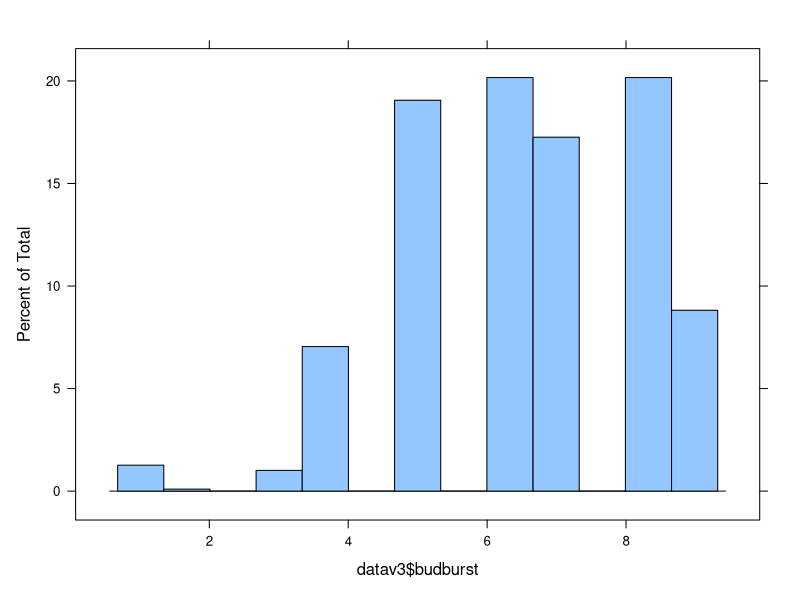
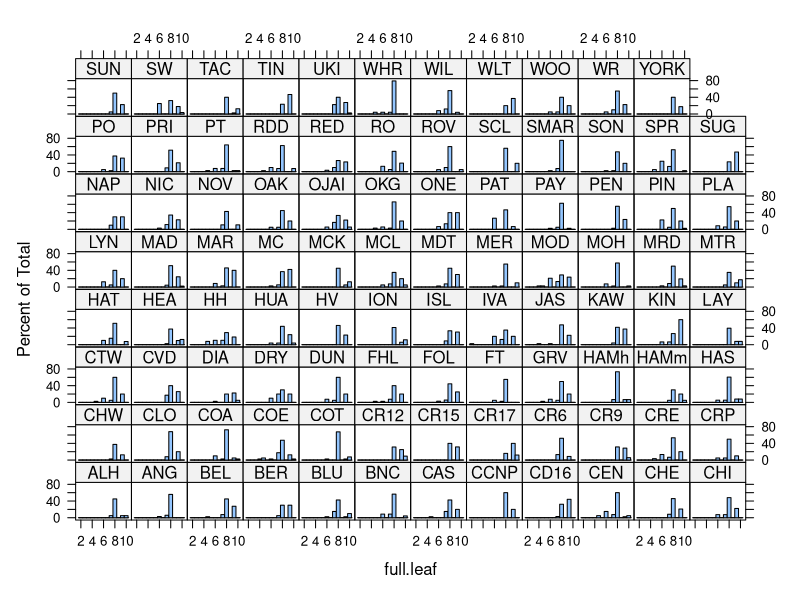
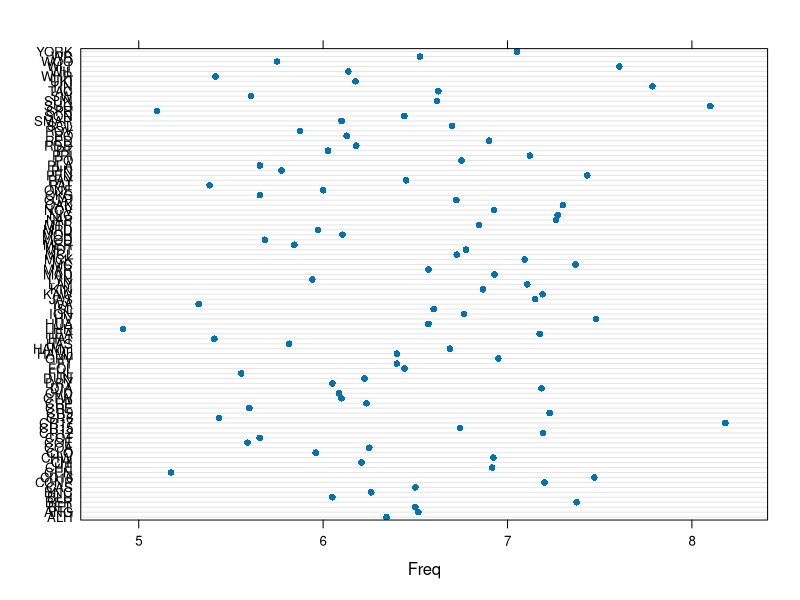
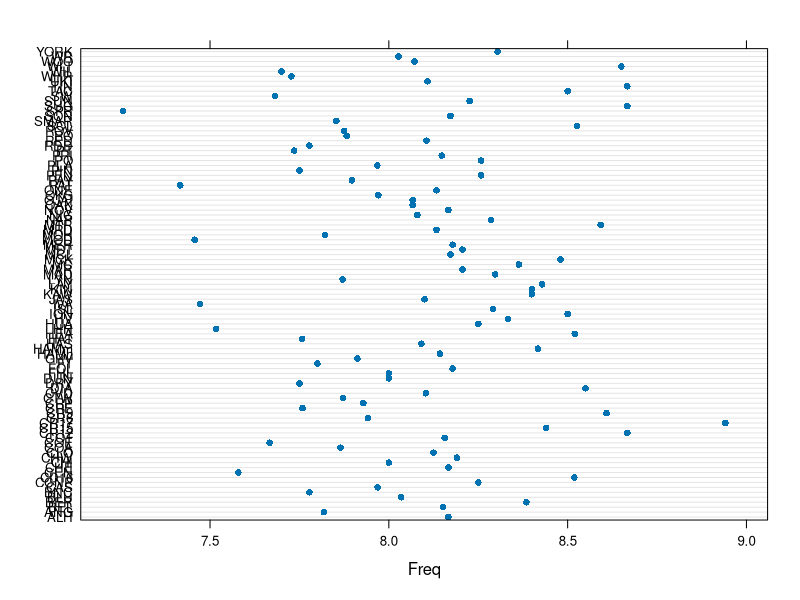
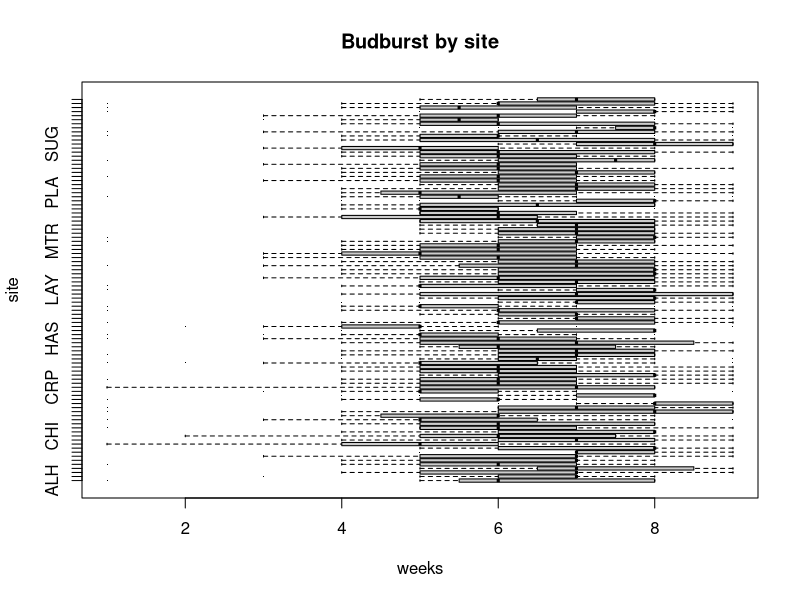

Generate these figures, in order, with R:
# Getting started
# Started: April 24, 2015. Begin to assemble data, and improve legibility 
library(foreign)
library(lattice)


setwd("/Users/SamKrasnobrod/GitHub/OakResearchRepoSP2015") # Samuel
setwd("C:/GitHub/OakResearchRepoSP2015") # Robin

##########################################################################################################################                                                      

# This step takes a while to read in. 
#datav2 <- read.xlsx("ChicoPhenv2.xlsx", sheetIndex=1, header=TRUE, rowIndex = c(1, 3:3678), colIndex=c(1:22))     
datav2 <- read.csv("ChicoPhenv2.csv", header=TRUE, stringsAsFactors=FALSE)     

weeks <- which(grepl("^week", names(datav2), ignore.case=TRUE))


# Add a count of days from planting until bud burst (First recorded 1)
bb <- rep(NA, NROW(datav2))
for(i in 1:NROW(datav2)){
  x <- min(which(datav2[i,weeks]>0
           & !is.na(datav2[i,weeks])))
  bb[i] <- ifelse(x<Inf, x, NA)
}
datav2$budburst <- bb

# Add a count of weeks from planting until full leafs (First recorded 5)
fl <- rep(NA, NROW(datav2))
for(i in 1:NROW(datav2)){
  x <- min(which(datav2[i,weeks]==5))
  fl[i] <- ifelse(x<Inf, x, NA)
}
datav2$full.leaf <- fl

# Do some data cleaning to site name
# - If the site name starts with TAC, then replace it with "TAC" only, otherwise keep original value
datav2$site <- ifelse(grepl("^TAC", datav2$site, ignore.case=TRUE), "TAC", datav2$site)

# Only keep records with valid site names. 
site.factor <- as.factor(datav2$site) # converted site to a temp factor variable
bad.levels <- levels(site.factor)[1:13] # listed invalid site names
`%ni%` <- Negate(`%in%`) #Define a new function that is "not in"
datav3 <- subset(datav2, datav2$site %ni% bad.levels) #subset the data to only keep records without bad names


# merge on lat & long data by tree


# aggregate to average lat/long/elevation by site




# clean up
rm(bb, fl, site.factor, weeks, i, bad.levels, datav2, x);gc()

# Write the data as a text file - and produce SAS code to read in data. 
write.foreign(datav3, "ChicoPhen.txt", "ReadChicoPhen.sas", package="SAS")

#################################################################################################
## Use bb or fl against site in anova
library(lattice)
histogram(datav3$budburst) #shows bb for weeks 1-8
histogram(~full.leaf | site, data=datav3)

mean.bb <- tapply(datav3$budburst, datav3$site, mean, na.rm=TRUE)
dotplot(mean.bb)

mean.fl <- tapply(datav3$full.leaf, datav3$site, mean, na.rm=TRUE)
dotplot(mean.fl)

# Add lines for mean, 95% CI, color those with means that aren't in CI red
# make means stand out better
# horizonal axis 2, count on axis 4, 
boxplot(budburst~site, data=datav3, horizontal=TRUE, pch=".", col="gray80", 
        main="Budburst by site", xlab="weeks")


summary(aov(budburst~site, data=datav3)) #anova bb against site
summary(aov(full.leaf~site, data=datav3))


## Setup histogram with lattice for anova results